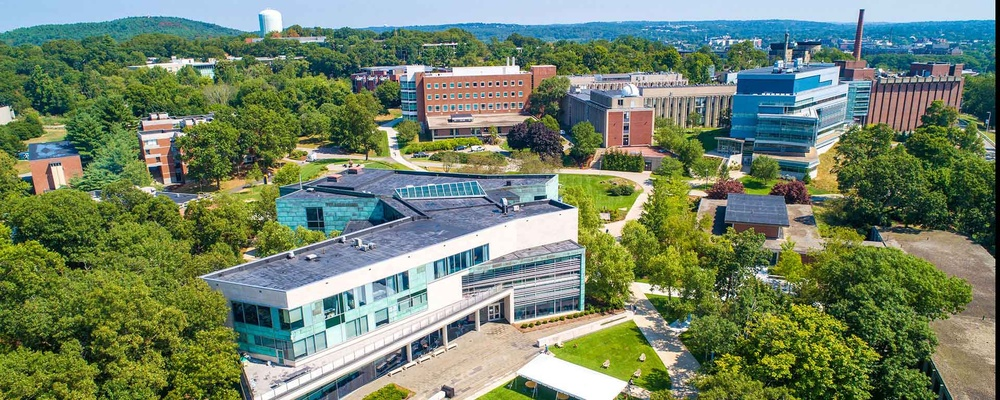
#> input picture assignment_03/images/brandeis.jpg, 1000 x 400 px, shrunk from 1920 x 768 before the run
$ python scikit-slic.py --image images/brandeis.jpg
#> lines starting #> are read from the running program, lines starting #| are printed output that depends on the picture
# Scikit implementation taken from https://pyimagesearch.com/2014/07/28/a-slic-superpixel-tutorial-using-python/
# import the necessary packages
from skimage.segmentation import slic
from skimage.segmentation import mark_boundaries
from skimage.util import img_as_float
from skimage import io
import matplotlib.pyplot as plt
import argparse
# argument looks like python scikit-slic.py --image image.jpg
ap = argparse.ArgumentParser()
ap.add_argument("-i", "--image", required = True, help = "Path to the image")
args = vars(ap.parse_args())
# load the image and convert it to a floating point data type
image = img_as_float(io.imread(args["image"]))
# loop over the number of segments
for numSegments in (100, 200, 300):
	# apply SLIC and extract (approximately) the supplied number
	# of segments
	segments = slic(image, n_segments = numSegments, sigma = 5)
	# show the output of SLIC
	fig = plt.figure("Superpixels -- %d segments" % (numSegments))
	ax = fig.add_subplot(1, 1, 1)
	ax.imshow(mark_boundaries(image, segments))
	plt.axis("off")
#> this loop made 3 passes
#> pass 1, `segments = slic(image, n_segments = numSegments, sigma = 5)`:
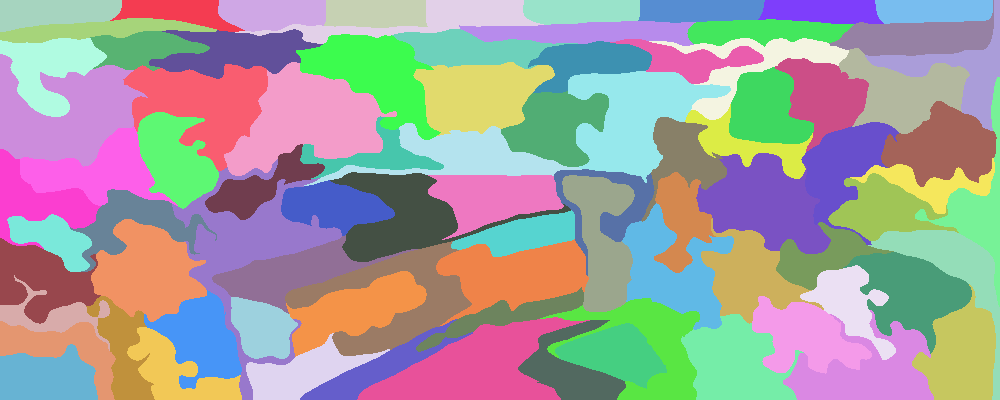
#> segments: shape (400, 1000) int64; 85 distinct labels, from 1 to 85; one colour per label, 0 black
#> pass 2, `segments = slic(image, n_segments = numSegments, sigma = 5)`:
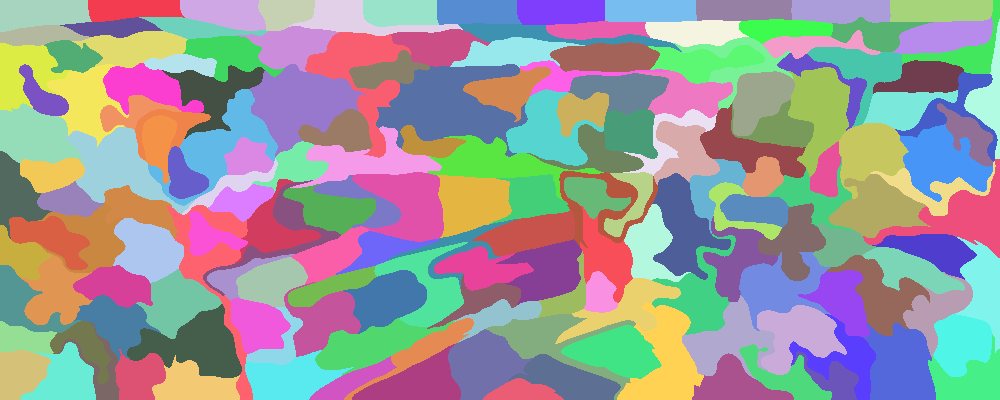
#> segments: shape (400, 1000) int64; 175 distinct labels, from 1 to 175; one colour per label, 0 black
#> pass 3, `segments = slic(image, n_segments = numSegments, sigma = 5)`:
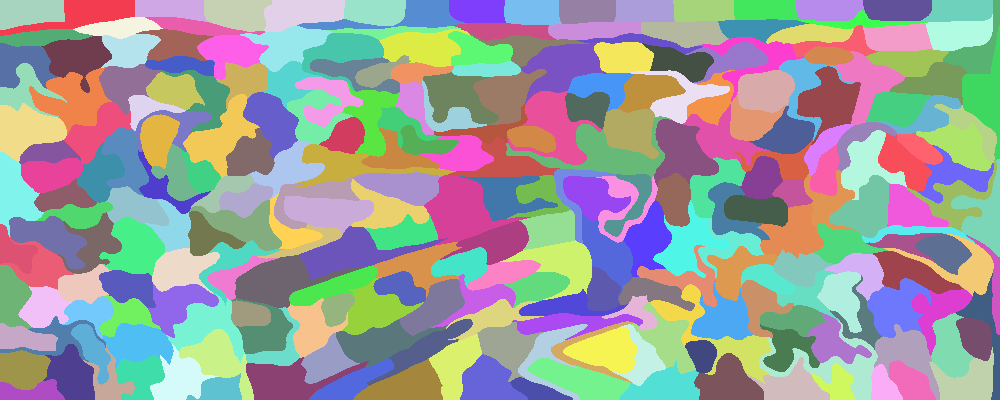
#> segments: shape (400, 1000) int64; 267 distinct labels, from 1 to 267; one colour per label, 0 black
# show the plots
plt.show()
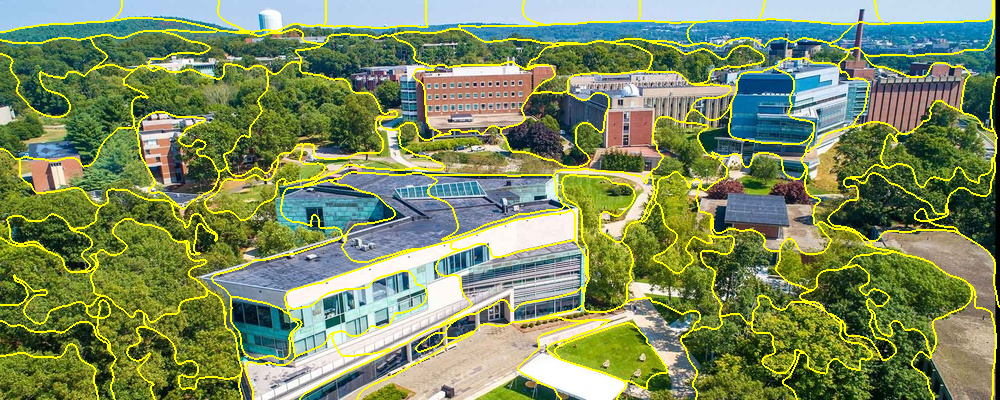
#> shown: shape (400, 1000, 3) float64; mean R, G, B 0.489, 0.55, 0.371
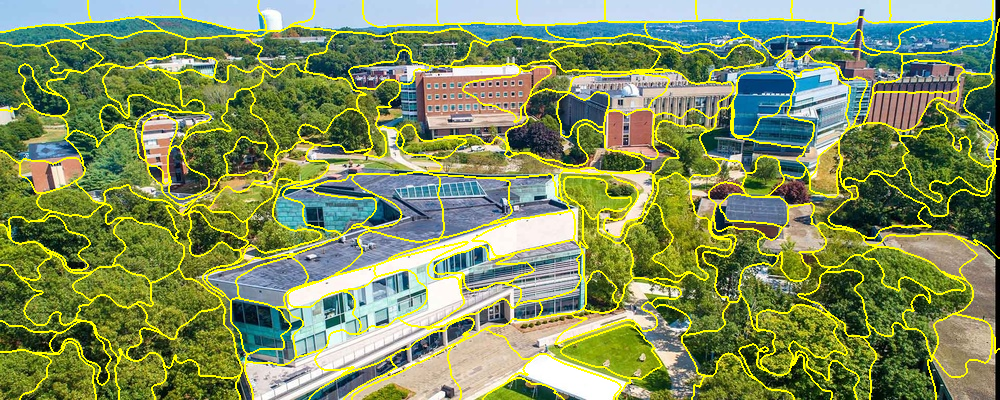
#> shown: shape (400, 1000, 3) float64; mean R, G, B 0.505, 0.564, 0.361
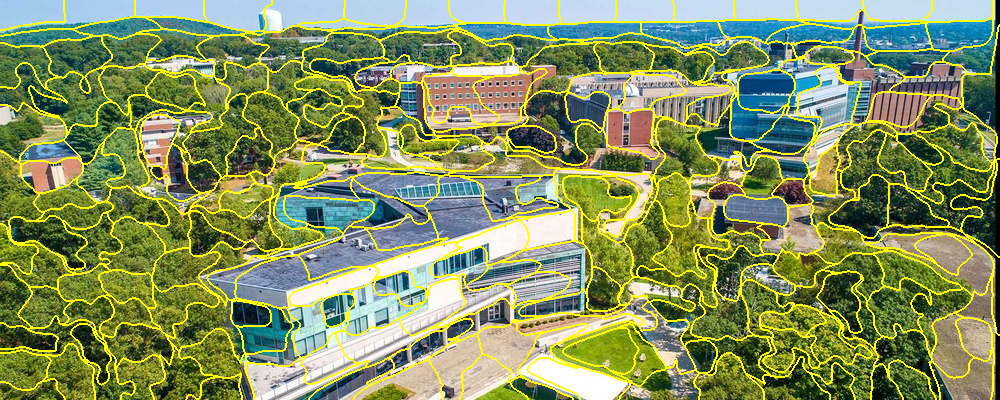
#> shown: shape (400, 1000, 3) float64; mean R, G, B 0.517, 0.575, 0.353
